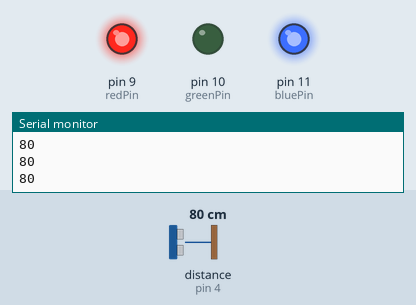
Simulated run of this sketch. Board: Arduino Uno, built with avr-gcc and run on an emulated ATmega328P. Parts: output pins drawn as LEDs (lit = HIGH), the last lines printed to the serial monitor. Inputs (shaded band) come from the test bench; at power-on: distance to the obstacle (sensor on pin 4) 80 cm. The echo pulse lasts 58.3 µs per cm; pins used as bus, display or sensor lines are not drawn.

Above: at 1.3 s.
1.4 s: distance to the obstacle (sensor on pin 4) set to 43 cm
2.9 s: distance to the obstacle (sensor on pin 4) set to 37 cm
At 3.8 s:
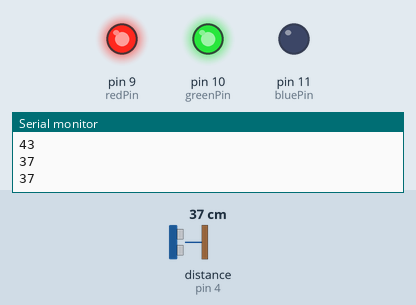
4.5 s: distance to the obstacle (sensor on pin 4) set to 26 cm
6.0 s: distance to the obstacle (sensor on pin 4) set to 22 cm
At 6.8 s:
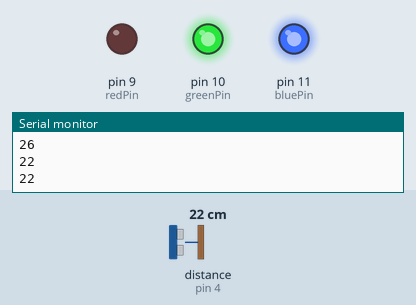
7.5 s: distance to the obstacle (sensor on pin 4) set to 35 cm
At 8.3 s:
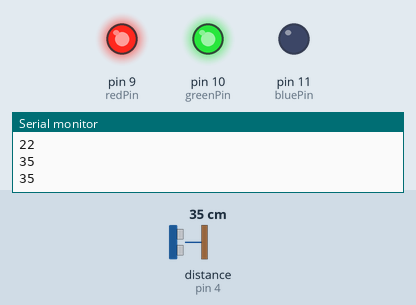
9.0 s: distance to the obstacle (sensor on pin 4) set to 2 cm
At 9.8 s:
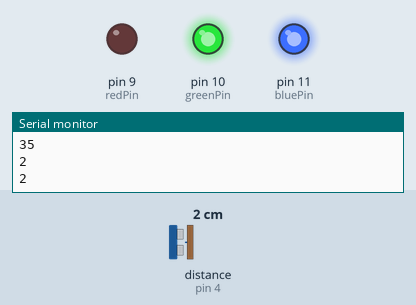
Timing chart, 0 to 11.5 s (numbered marks = the images above; inputs shaded):
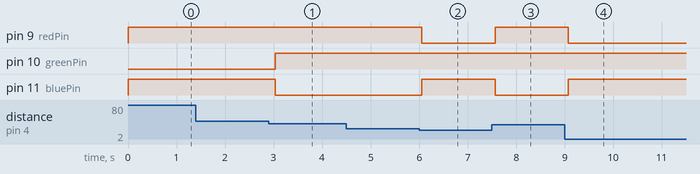

Measured:
- the behaviour switches between 40 and 39 cm on distance to the obstacle (sensor on pin 4) (found by bisection; images 0 and 1)
- the behaviour switches between 25 and 24 cm on distance to the obstacle (sensor on pin 4) (found by bisection; images 1 and 2)
- after the input at 2.9 s, pin 10 (greenPin): LOW → HIGH after 0.14 s; pin 11 (bluePin): HIGH → LOW after 0.14 s
- after the input at 6.0 s, pin 9 (redPin): HIGH → LOW after 0.06 s; pin 11 (bluePin): LOW → HIGH after 0.06 s
- after the input at 7.5 s, pin 9 (redPin): LOW → HIGH after 0.06 s; pin 11 (bluePin): HIGH → LOW after 0.06 s
- after the input at 9.0 s, pin 9 (redPin): HIGH → LOW after 0.07 s; pin 11 (bluePin): LOW → HIGH after 0.07 s

The sketch:

distancemeter.ino
```cpp
#define tripPin 3
#define echoPin 4
#define redPin 9
#define greenPin 10
#define bluePin 11


void colors(int red, int green, int blue)
{
  analogWrite(redPin, red);
  analogWrite(greenPin, green);
  analogWrite(bluePin, blue);
}

void setup() {
  Serial.begin(9600);
  pinMode(tripPin, OUTPUT);
  pinMode(echoPin, INPUT);
  pinMode(redPin, OUTPUT);
  pinMode(greenPin, OUTPUT);
  pinMode(bluePin, OUTPUT);

}

void loop() {
 int duration;
 int distance;

 digitalWrite(tripPin, HIGH);
 delayMicroseconds(1000);
 digitalWrite(tripPin, LOW);

 duration = pulseIn(echoPin, HIGH);

 distance=( duration / 58 );

  if(distance<25){
  colors(0,255,255);
}
  else if(distance<40){
  colors(255,255,0);
}
  else{
  colors(255,0,255);
}

 Serial.println(distance);
 delay(500);

}
```
